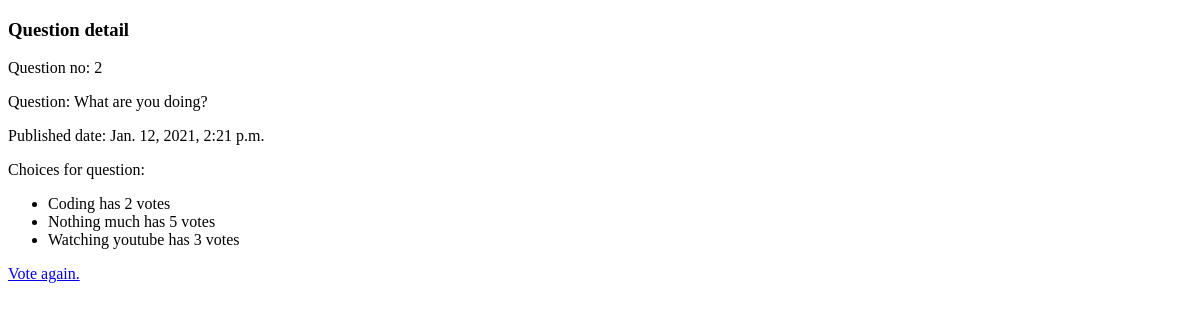
/polls/2/results, run on an earlier commit of the app's database.
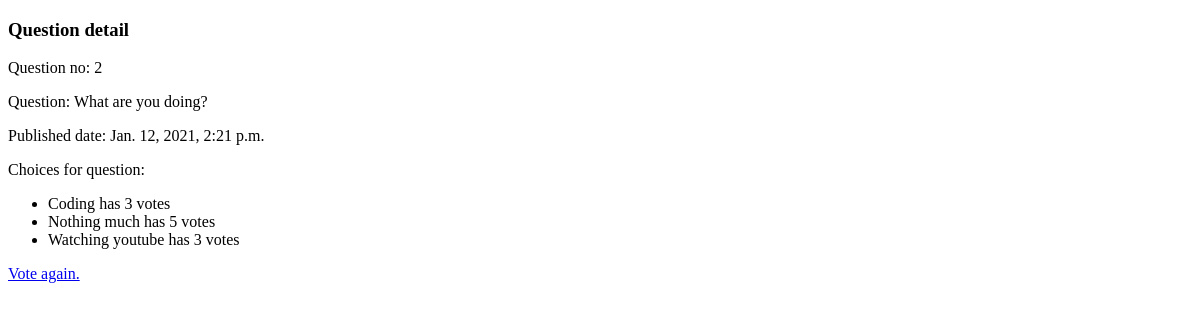
And on a later commit of the database.
### polls/models.py (models this page shows, shortened)
class Choice(models.Model):
    question = models.ForeignKey(Question, on_delete=models.CASCADE)
    choiceText = models.CharField(max_length=200)
    votes = models.IntegerField(default=0)

### polls/views.py (the view)
# urls.py: path('<int:pk>/results', views.ResultsView.as_view(), name='results'),
class ResultsView(generic.DetailView):
    model = Question
    template_name = 'polls/results.html'
    def get_queryset(self):
        return Question.objects.filter(pubDate__lte=timezone.now())

### polls/templates/polls/results.html (shortened to what this page needs)
<!DOCTYPE html>
<head>
</head>
<body>
    <h3>Question detail</h3>
    <p>Question no: {{ question.id }}</p>
    <p>Question: {{ question.questionText }}</p>
    <p>Published date: {{ question.pubDate }}</p>
    <p>Choices for question:</p>
    <ul>
    {% for c in question.choice_set.all %}
        <li>{{ c.choiceText }} has {{ c.votes }} vote{{ c.votes|pluralize }}</li>
    {% endfor %}
    </ul>
    <p><a href="{% url 'polls:detail' question.id %}">Vote again.</a></p>
</body>

What changed in the data, as far as the page shows it:
changed Choice "Coding": votes "2" → "3"
